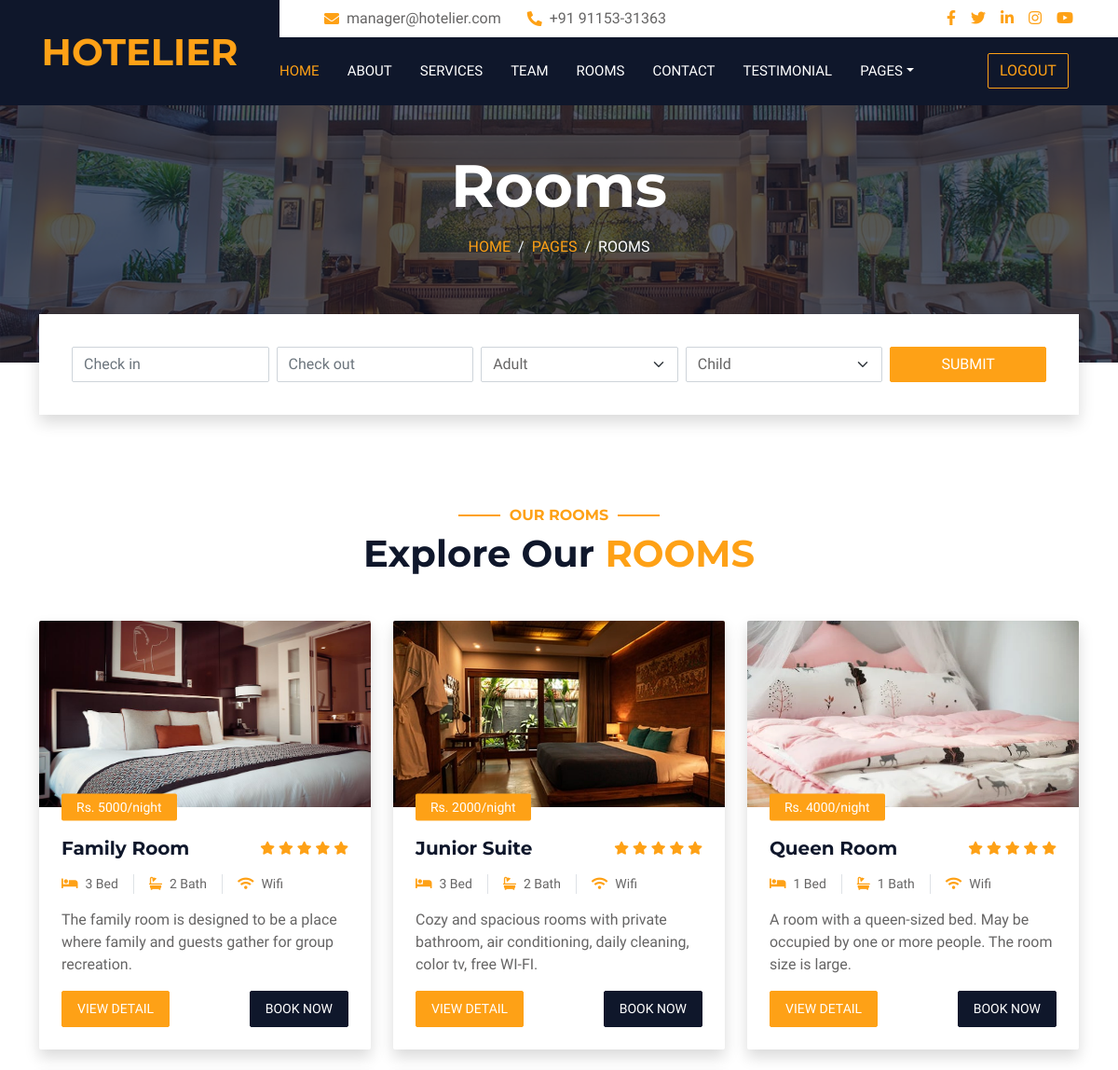
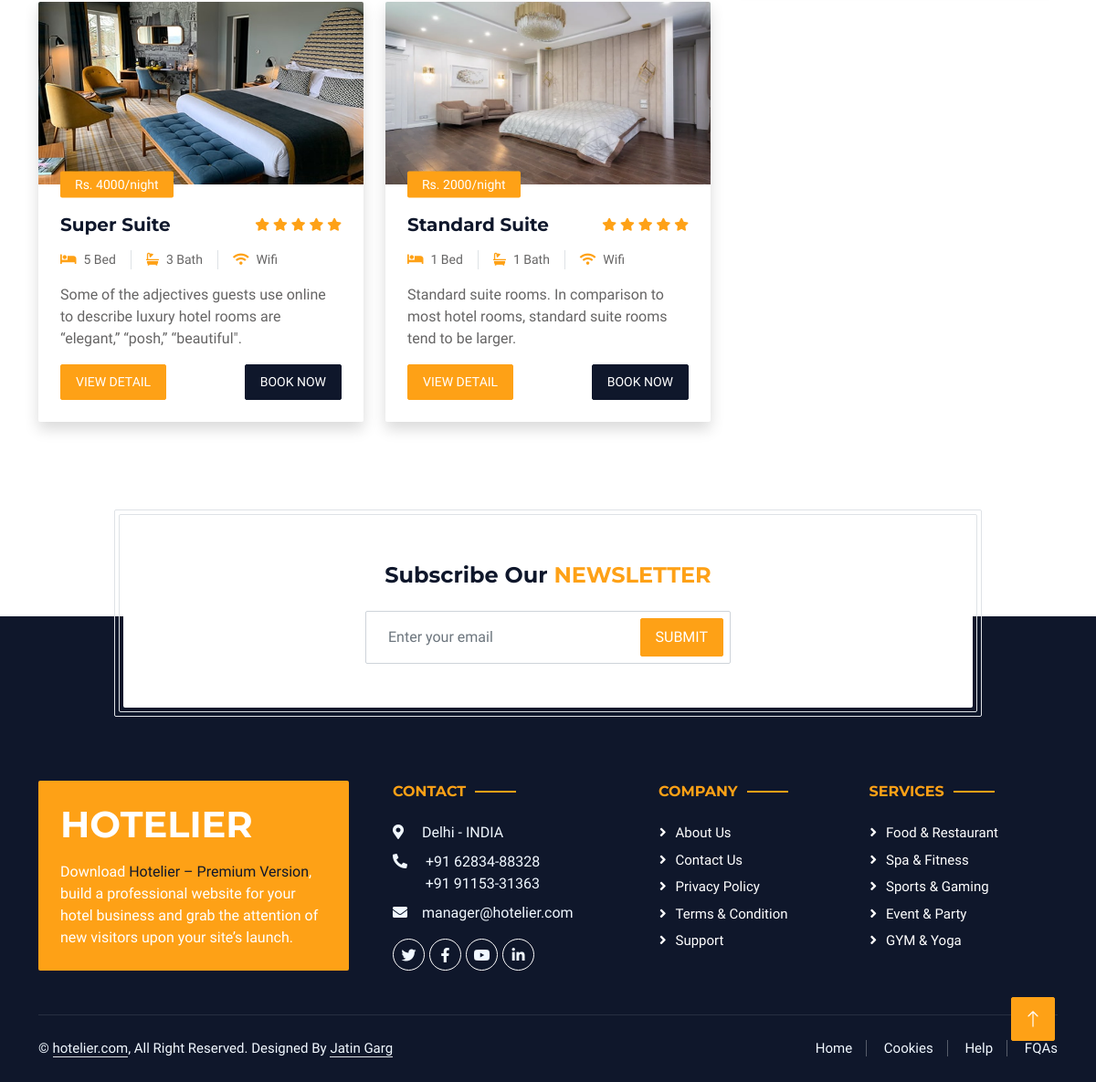
/viewsavelater.php (signed in), run on the app's committed database (2 pictures, top to bottom).
### tables this page shows
CREATE TABLE `savelater` (
  `sno` int(11) NOT NULL,
  `id` int(11) NOT NULL,
  `U_id` int(11) NOT NULL,
  `Type` varchar(40) NOT NULL,
  `Bed` int(11) NOT NULL,
  `Bath` int(11) NOT NULL,
  `Description` varchar(600) NOT NULL,
  `Price` int(200) NOT NULL,
  `Image` varchar(200) NOT NULL
);

### viewsavelater.php (the view, shortened to what this page needs)
<?php
if (!isset($_SESSION['U_id']))
{
	echo"<script>
	alert('Login Firstly.');
	window.location.href='login.php';
	</script>";
}
else
{
	$uid=$_SESSION['U_id'];
}
include"header.php";
?>
        <div class="container-fluid page-header mb-5 p-0" style="background-image: url(img/carousel-1.jpg);">
            <div class="container-fluid page-header-inner py-5">
                <div class="container text-center pb-5">
                    <h1 class="display-3 text-white mb-3 animated slideInDown">Rooms</h1>
                    <nav aria-label="breadcrumb">
                        <ol class="breadcrumb justify-content-center text-uppercase">
                            <li class="breadcrumb-item"><a href="#">Home</a></li>
                            <li class="breadcrumb-item"><a href="#">Pages</a></li>
                            <li class="breadcrumb-item text-white active" aria-current="page">Rooms</li>
                        </ol>
                    </nav>
                </div>
            </div>
        </div>
        <div class="container-fluid booking pb-5 wow fadeIn" data-wow-delay="0.1s">
            <div class="container">
                <div class="bg-white shadow" style="padding: 35px;">
                    <div class="row g-2">
                        <div class="col-md-10">
                            <div class="row g-2">
                                <div class="col-md-3">
                                    <div class="date" id="date1" data-target-input="nearest">
                                        <input type="text" class="form-control datetimepicker-input"
                                            placeholder="Check in" data-target="#date1" data-toggle="datetimepicker" />
                                    </div>
                                </div>
                                <div class="col-md-3">
                                    <div class="date" id="date2" data-target-input="nearest">
                                        <input type="text" class="form-control datetimepicker-input" placeholder="Check out" data-target="#date2" data-toggle="datetimepicker"/>
                                    </div>
                                </div>
                                <div class="col-md-3">
                                    <select class="form-select">
                                        <option selected>Adult</option>
                                    </select>
                                </div>
                                <div class="col-md-3">
                                    <select class="form-select">
                                        <option selected>Child</option>
                                    </select>
                                </div>
                            </div>
                        </div>
                        <div class="col-md-2">
                            <button class="btn btn-primary w-100">Submit</button>
                        </div>
                    </div>
                </div>
            </div>
        </div>
        <div class="container-xxl py-5">
            <div class="container">
			<?php
			include"mconn.php";
			$a="SELECT * from savelater where U_id='$uid'";
			$run=mysqli_query($conn,$a);
			$count=mysqli_num_rows($run);
			if($count>0)
			{
			?>
                <div class="text-center wow fadeInUp" data-wow-delay="0.1s">
                    <h6 class="section-title text-center text-primary text-uppercase">Our Rooms</h6>
                    <h1 class="mb-5">Explore Our <span class="text-primary text-uppercase">Rooms</span></h1>
                </div>
                <div class="row g-4">
				<?php
				while($r=mysqli_fetch_array($run))
				{
				?>
                    <div class="col-lg-4 col-md-6 wow fadeInUp" data-wow-delay="0.1s">
                        <div class="room-item shadow rounded overflow-hidden">
                            <div class="position-relative">
                                <img class="img-fluid" src="<?php echo 'img/'.$r['Image'];?>" style="height:200px;width:400px"alt="">
                                <small class="position-absolute start-0 top-100 translate-middle-y bg-primary text-white rounded py-1 px-3 ms-4"><?php echo "Rs. ".$r['Price']."/night";?></small>
                            </div>
                            <div class="p-4 mt-2">
                                <div class="d-flex justify-content-between mb-3">
                                    <h5 class="mb-0"><?php echo $r['Type'];?></h5>
                                    <div class="ps-2">
                                        <small class="fa fa-star text-primary"></small>
                                        <small class="fa fa-star text-primary"></small>
                                        <small class="fa fa-star text-primary"></small>
                                        <small class="fa fa-star text-primary"></small>
                                        <small class="fa fa-star text-primary"></small>
                                    </div>
                                </div>
                                <div class="d-flex mb-3">
                                    <small class="border-end me-3 pe-3"><i class="fa fa-bed text-primary me-2"></i><?php echo $r['Bed']." Bed"; ?></small>
                                    <small class="border-end me-3 pe-3"><i class="fa fa-bath text-primary me-2"></i><?php echo $r['Bath']." Bath"; ?></small>
                                    <small><i class="fa fa-wifi text-primary me-2"></i>Wifi</small>
                                </div>
                                <p class="text-body mb-3"><?php echo $r['Description']; ?></p>
                                <div class="d-flex justify-content-between">
                                    <a class="btn btn-sm btn-primary rounded py-2 px-3" href="single-room.php?id=<?php echo $r['sno']; ?>">View Detail</a>
                                    <a class="btn btn-sm btn-dark rounded py-2 px-3" href="booking.php?id=<?php echo $r['sno']; ?>">Book Now</a>
                                </div>
                            </div>
                        </div>
                    </div>
					<?php
				}
		            ?>
                </div>
				<?php
			}
				?>
				</div>
				</div>
        <?php
		include"footer.php";
		?>

### css/style.css (style rules this page uses)
:root { --primary: #FEA116; --light: #F1F8FF; --dark: #0F172B; }
.btn { font-weight: 500; text-transform: uppercase; transition: .5s; }
.btn.btn-primary, .btn.btn-secondary { color: #FFFFFF; }
.page-header { background-position: center center; background-repeat: no-repeat; background-size: cover; }
.page-header-inner { background: rgba(15, 23, 43, .7); }
.breadcrumb-item + .breadcrumb-item::before { color: var(--light); }
.booking { position: relative; margin-top: -100px !important; z-index: 1; }
.section-title { position: relative; display: inline-block; }
.section-title::before { position: absolute; content: ""; width: 45px; height: 2px; top: 50%; left: -55px; margin-top: -1px; background: var(--primary); }
.section-title::after { position: absolute; content: ""; width: 45px; height: 2px; top: 50%; right: -55px; margin-top: -1px; background: var(--primary); }

### data on the page
savelater: shows a picture, Price "5000", Type "Family Room", Bed "3", Bath "2", Description "The family room is designed to be a place where family and guests gather for group recreation."
savelater: Image (picture), Price "2000", Type "Junior Suite", Bed "3", Bath "2", Description "Cozy and spacious rooms with private bathroom, air conditioning, daily cleaning, color tv, free WI-FI."
savelater: Image (picture), Price "4000", Type "Queen Room", Bed "1", Bath "1", Description "A room with a queen-sized bed. May be occupied by one or more people. The room size is large."
savelater: Image (picture), Price "4000", Type "Super Suite", Bed "5", Bath "3", Description "Some of the adjectives guests use online to describe luxury hotel rooms are “elegant,” “posh,” “beautiful\"."
savelater: shows a picture, Price "2000", Type "Standard Suite", Bed "1", Bath "1", Description "Standard suite rooms. In comparison to most hotel rooms, standard suite rooms tend to be larger."
